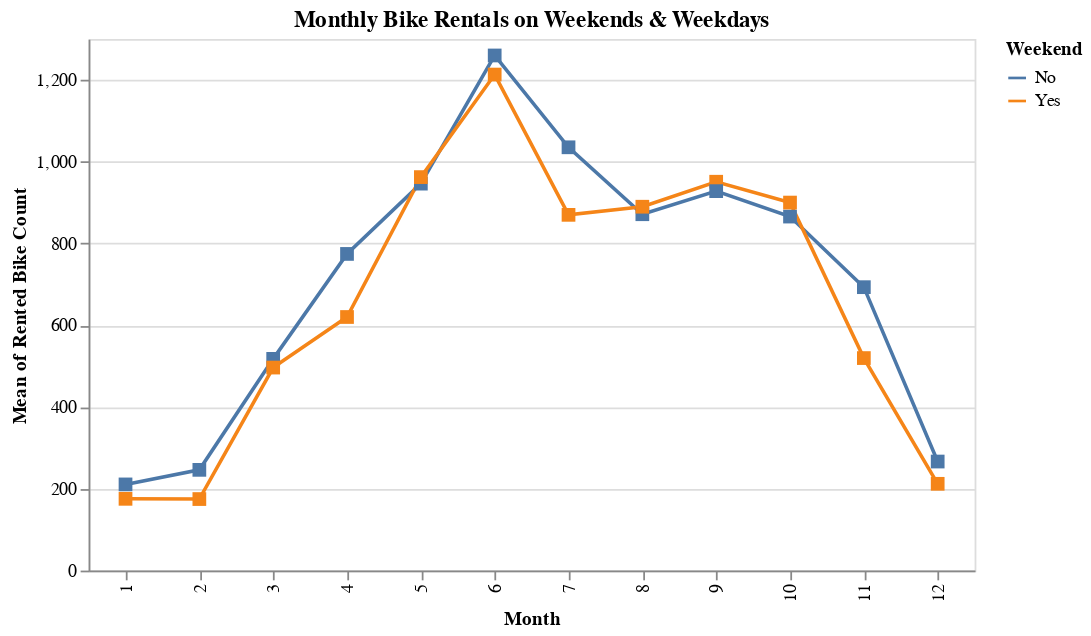

Notebook code for this chart:
### Code cell
# Monthly Bike Rentals trends, on weekends and weekdays respectively

bike_month_linechart = alt.Chart(data).mark_line(
    point = alt.OverlayMarkDef(shape = 'square', size = 60, color = 'red')
).encode(
    alt.X('Month:O'),
    alt.Y('mean(Rented Bike Count):Q'),
    alt.Color('Weekend:N'),
    tooltip=[alt.Tooltip('mean(Rented Bike Count)', title='Average Count'), 'Month:O', 'Weekend:N'],
).properties(
    width = 500,
    height = 300,
    title = 'Monthly Bike Rentals on Weekends & Weekdays',
)

bike_month_linechart

### Figure 1 — Vega specification as saved in the notebook (floating-point values rounded to 4 significant figures)
{"$schema": "https://vega.github.io/schema/vega/v5.json", "data": [{"name": "source_0", "values": [{"Month": 12, "Weekend": "No", "mean_Rented Bike Count": 266.7}, {"Month": 12, "Weekend": "Yes", "mean_Rented Bike Count": 212.2}, {"Month": 1, "Weekend": "No", "mean_Rented Bike Count": 210.7}, {"Month": 1, "Weekend": "Yes", "mean_Rented Bike Count": 175.5}, {"Month": 2, "Weekend": "No", "mean_Rented Bike Count": 246.3}, {"Month": 2, "Weekend": "Yes", "mean_Rented Bike Count": 174.9}, {"Month": 3, "Weekend": "No", "mean_Rented Bike Count": 517.7}, {"Month": 3, "Weekend": "Yes", "mean_Rented Bike Count": 496.5}, {"Month": 4, "Weekend": "Yes", "mean_Rented Bike Count": 620.1}, {"Month": 4, "Weekend": "No", "mean_Rented Bike Count": 774.4}, {"Month": 5, "Weekend": "No", "mean_Rented Bike Count": 946.3}, {"Month": 5, "Weekend": "Yes", "mean_Rented Bike Count": 962.2}, {"Month": 6, "Weekend": "No", "mean_Rented Bike Count": 1260.0}, {"Month": 6, "Weekend": "Yes", "mean_Rented Bike Count": 1213.0}, {"Month": 7, "Weekend": "Yes", "mean_Rented Bike Count": 869.9}, {"Month": 7, "Weekend": "No", "mean_Rented Bike Count": 1035.0}, {"Month": 8, "Weekend": "No", "mean_Rented Bike Count": 871.5}, {"Month": 8, "Weekend": "Yes", "mean_Rented Bike Count": 889.8}, {"Month": 9, "Weekend": "Yes", "mean_Rented Bike Count": 950.9}, {"Month": 9, "Weekend": "No", "mean_Rented Bike Count": 927.9}, {"Month": 10, "Weekend": "No", "mean_Rented Bike Count": 865.7}, {"Month": 10, "Weekend": "Yes", "mean_Rented Bike Count": 899.9}, {"Month": 11, "Weekend": "No", "mean_Rented Bike Count": 693.1}, {"Month": 11, "Weekend": "Yes", "mean_Rented Bike Count": 519.7}]}, {"name": "data_0", "values": [{"Month": 12, "Weekend": "No", "mean_Rented Bike Count": 266.7}, {"Month": 12, "Weekend": "Yes", "mean_Rented Bike Count": 212.2}, {"Month": 1, "Weekend": "No", "mean_Rented Bike Count": 210.7}, {"Month": 1, "Weekend": "Yes", "mean_Rented Bike Count": 175.5}, {"Month": 2, "Weekend": "No", "mean_Rented Bike Count": 246.3}, {"Month": 2, "Weekend": "Yes", "mean_Rented Bike Count": 174.9}, {"Month": 3, "Weekend": "No", "mean_Rented Bike Count": 517.7}, {"Month": 3, "Weekend": "Yes", "mean_Rented Bike Count": 496.5}, {"Month": 4, "Weekend": "Yes", "mean_Rented Bike Count": 620.1}, {"Month": 4, "Weekend": "No", "mean_Rented Bike Count": 774.4}, {"Month": 5, "Weekend": "No", "mean_Rented Bike Count": 946.3}, {"Month": 5, "Weekend": "Yes", "mean_Rented Bike Count": 962.2}, {"Month": 6, "Weekend": "No", "mean_Rented Bike Count": 1260.0}, {"Month": 6, "Weekend": "Yes", "mean_Rented Bike Count": 1213.0}, {"Month": 7, "Weekend": "Yes", "mean_Rented Bike Count": 869.9}, {"Month": 7, "Weekend": "No", "mean_Rented Bike Count": 1035.0}, {"Month": 8, "Weekend": "No", "mean_Rented Bike Count": 871.5}, {"Month": 8, "Weekend": "Yes", "mean_Rented Bike Count": 889.8}, {"Month": 9, "Weekend": "Yes", "mean_Rented Bike Count": 950.9}, {"Month": 9, "Weekend": "No", "mean_Rented Bike Count": 927.9}, {"Month": 10, "Weekend": "No", "mean_Rented Bike Count": 865.7}, {"Month": 10, "Weekend": "Yes", "mean_Rented Bike Count": 899.9}, {"Month": 11, "Weekend": "No", "mean_Rented Bike Count": 693.1}, {"Month": 11, "Weekend": "Yes", "mean_Rented Bike Count": 519.7}]}, {"name": "source_0_x_domain_Month_0", "values": [{"Month": 12}, {"Month": 1}, {"Month": 2}, {"Month": 3}, {"Month": 4}, {"Month": 5}, {"Month": 6}, {"Month": 7}, {"Month": 8}, {"Month": 9}, {"Month": 10}, {"Month": 11}]}, {"name": "data_0_x_domain_Month_1", "values": [{"Month": 12}, {"Month": 1}, {"Month": 2}, {"Month": 3}, {"Month": 4}, {"Month": 5}, {"Month": 6}, {"Month": 7}, {"Month": 8}, {"Month": 9}, {"Month": 10}, {"Month": 11}]}, {"name": "source_0_color_domain_Weekend_0", "values": [{"Weekend": "No"}, {"Weekend": "Yes"}]}, {"name": "data_0_color_domain_Weekend_1", "values": [{"Weekend": "No"}, {"Weekend": "Yes"}]}], "marks": [{"type": "group", "name": "layer_0_pathgroup", "from": {"facet": {"data": "source_0", "name": "faceted_path_layer_0_main", "groupby": ["Weekend"]}}, "encode": {"update": {"width": {"field": {"signal": null, "datum": null, "group": "width", "parent": null}}, "height": {"field": {"signal": null, "datum": null, "group": "height", "parent": null}}}}, "marks": [{"type": "line", "name": "layer_0_marks", "from": {"data": "faceted_path_layer_0_main"}, "sort": {"field": "datum[\"Month\"]"}, "encode": {"update": {"y": {"field": "mean_Rented Bike Count", "scale": "y"}, "defined": {"signal": "isValid(datum[\"mean_Rented Bike Count\"]) && isFinite(+datum[\"mean_Rented Bike Count\"])"}, "tooltip": {"signal": "{\"Average Count\": format(datum[\"mean_Rented Bike Count\"], \"\"), \"Month\": isValid(datum[\"Month\"]) ? datum[\"Month\"] : \"\"+datum[\"Month\"], \"Weekend\": isValid(datum[\"Weekend\"]) ? datum[\"Weekend\"] : \"\"+datum[\"Weekend\"]}"}, "x": {"field": "Month", "scale": "x"}, "description": {"signal": "\"Month: \" + (isValid(datum[\"Month\"]) ? datum[\"Month\"] : \"\"+datum[\"Month\"]) + \"; Mean of Rented Bike Count: \" + (format(datum[\"mean_Rented Bike Count\"], \"\")) + \"; Weekend: \" + (isValid(datum[\"Weekend\"]) ? datum[\"Weekend\"] : \"\"+datum[\"Weekend\"]) + \"; Average Count: \" + (format(datum[\"mean_Rented Bike Count\"], \"\"))"}, "stroke": {"field": "Weekend", "scale": "color"}}}, "style": ["line"]}]}, {"type": "symbol", "name": "layer_1_marks", "from": {"data": "data_0"}, "encode": {"update": {"size": {"value": 60}, "opacity": {"value": 1}, "tooltip": {"signal": "{\"Average Count\": format(datum[\"mean_Rented Bike Count\"], \"\"), \"Month\": isValid(datum[\"Month\"]) ? datum[\"Month\"] : \"\"+datum[\"Month\"], \"Weekend\": isValid(datum[\"Weekend\"]) ? datum[\"Weekend\"] : \"\"+datum[\"Weekend\"]}"}, "ariaRoleDescription": {"value": "point"}, "x": {"field": "Month", "scale": "x"}, "fill": {"field": "Weekend", "scale": "color"}, "description": {"signal": "\"Month: \" + (isValid(datum[\"Month\"]) ? datum[\"Month\"] : \"\"+datum[\"Month\"]) + \"; Mean of Rented Bike Count: \" + (format(datum[\"mean_Rented Bike Count\"], \"\")) + \"; Weekend: \" + (isValid(datum[\"Weekend\"]) ? datum[\"Weekend\"] : \"\"+datum[\"Weekend\"]) + \"; Average Count: \" + (format(datum[\"mean_Rented Bike Count\"], \"\"))"}, "shape": {"value": "square"}, "y": {"field": "mean_Rented Bike Count", "scale": "y"}}}, "style": ["point"]}], "scales": [{"name": "x", "type": "point", "domain": {"fields": [{"data": "source_0_x_domain_Month_0", "field": "Month"}, {"data": "data_0_x_domain_Month_1", "field": "Month"}], "sort": true}, "range": [0, {"signal": "width"}], "padding": 0.5}, {"name": "y", "type": "linear", "domain": {"fields": [{"data": "source_0", "field": "mean_Rented Bike Count"}, {"data": "data_0", "field": "mean_Rented Bike Count"}]}, "range": [{"signal": "height"}, 0], "nice": true, "zero": true}, {"name": "color", "type": "ordinal", "domain": {"fields": [{"data": "source_0_color_domain_Weekend_0", "field": "Weekend"}, {"data": "data_0_color_domain_Weekend_1", "field": "Weekend"}], "sort": true}, "range": "category"}], "axes": [{"scale": "y", "orient": "left", "tickCount": {"signal": "ceil(height/40)"}, "domain": false, "labels": false, "aria": false, "minExtent": 0, "zindex": 0, "grid": true, "gridScale": "x", "maxExtent": 0, "ticks": false}, {"scale": "x", "title": "Month", "zindex": 0, "orient": "bottom", "grid": false, "labelAlign": "right", "labelAngle": 270, "labelBaseline": "middle"}, {"scale": "y", "title": "Mean of Rented Bike Count", "labelOverlap": true, "orient": "left", "zindex": 0, "grid": false, "tickCount": {"signal": "ceil(height/40)"}}], "title": {"text": "Monthly Bike Rentals on Weekends & Weekdays", "frame": "group"}, "height": 300, "style": "cell", "padding": 5, "width": 500, "background": "white", "legends": [{"stroke": "color", "symbolType": "stroke", "title": "Weekend", "fill": "color", "encode": {"symbols": {"update": {"opacity": {"value": 1}}}}}]}
